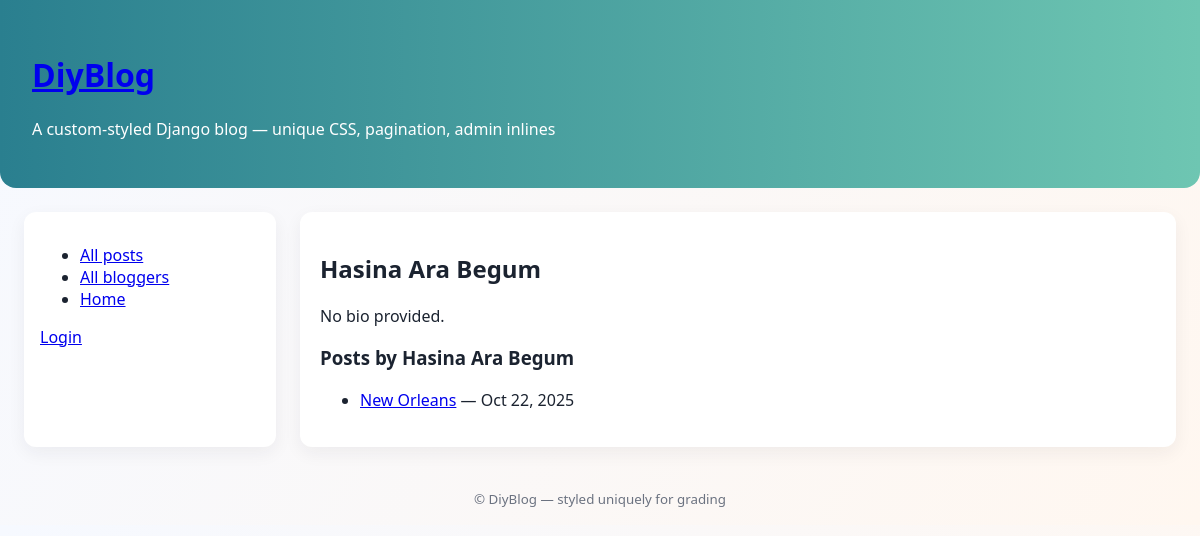
Screenshot of /blog/blogger/2/ with the database file from the repository.
### blog/models.py (models this page shows, shortened)
class Blogger(models.Model):
    user = models.OneToOneField(User, on_delete=models.SET_NULL, null=True, blank=True)
    name = models.CharField(max_length=200)
    bio = models.TextField(blank=True)
    created_at = models.DateTimeField(default=timezone.now)

class BlogPost(models.Model):
    title = models.CharField(max_length=255)
    author = models.ForeignKey(Blogger, on_delete=models.SET_NULL, null=True, related_name='posts')
    content = models.TextField()
    created_at = models.DateTimeField(default=timezone.now, db_index=True)
    class Meta:
        ordering = ['-created_at']  # newest first

### blog/views.py (the view)
# urls.py: path('blogger/<int:pk>/', views.blogger_detail, name='blogger_detail'),
def blogger_detail(request, pk):
    blogger = get_object_or_404(Blogger, pk=pk)
    posts = blogger.posts.all()  # ordering set on BlogPost Meta -> newest first
    return render(request, 'blog/blogger_detail.html', {'blogger': blogger, 'posts': posts})

### blog/templates/blog/blogger_detail.html (shortened to what this page needs)
{% extends 'blog/base.html' %}
{% block content %}
<h2>{{ blogger.name }}</h2>
<div class="bio">
  <p>{{ blogger.bio|default:"No bio provided." }}</p>
</div>
<h3>Posts by {{ blogger.name }}</h3>
<ul>
  {% for p in posts %}
    <li><a href="{% url 'blog:blog_detail' p.pk %}">{{ p.title }}</a> — {{ p.created_at|date:"M j, Y" }}</li>
  {% empty %}
    <li>No posts by this author.</li>
  {% endfor %}
</ul>
{% endblock %}

### blog/static/css/site.css (style rules this page uses)
body { font-family: "Segoe UI", Roboto, Arial, sans-serif; background: linear-gradient(120deg,#f6f9ff,#fff7f0); color: #1b2330; margin: 0; }

### rows the page displays
Blogger: name "Hasina Ara Begum", bio "No bio provided."
BlogPost: title "New Orleans", created_at "Oct 22, 2025"
